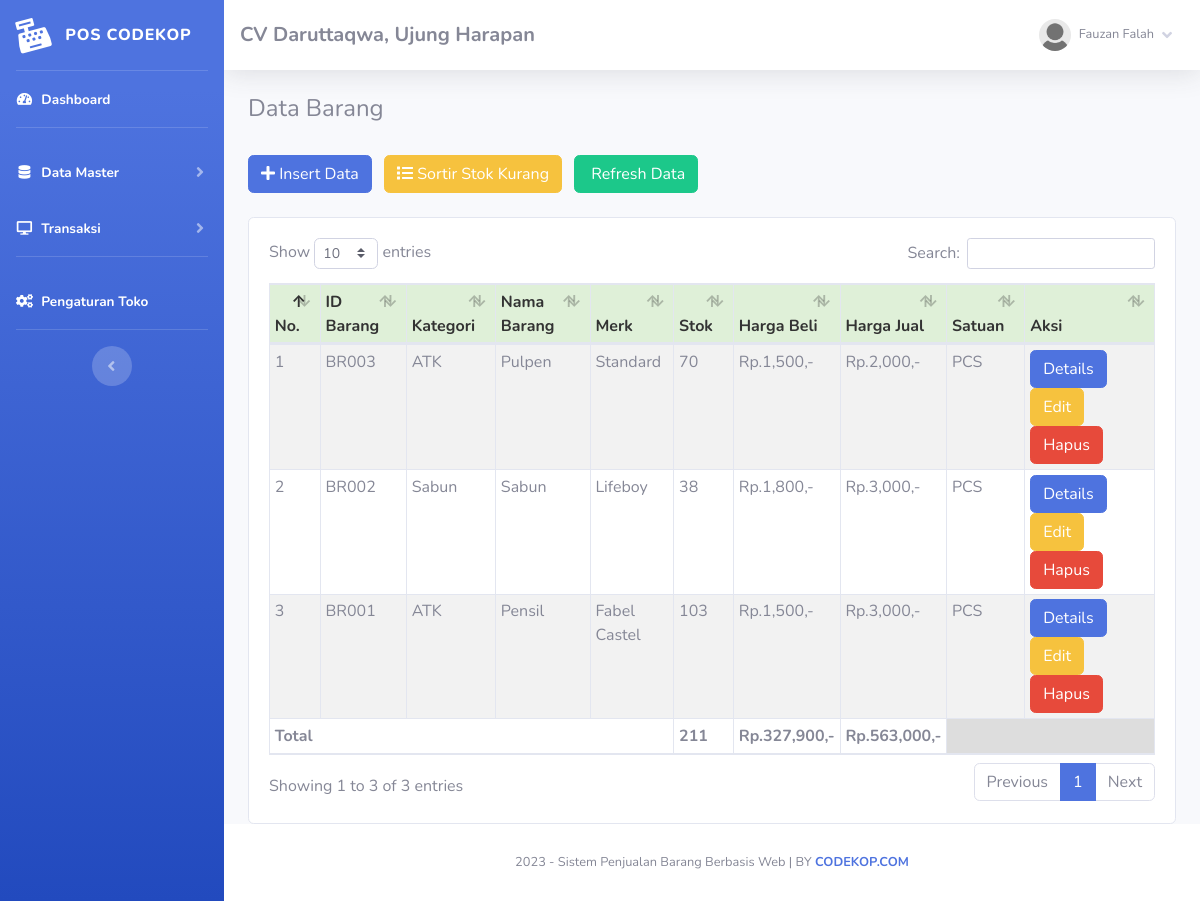
Page /index.php?page=barang (signed in) on the earlier database version.
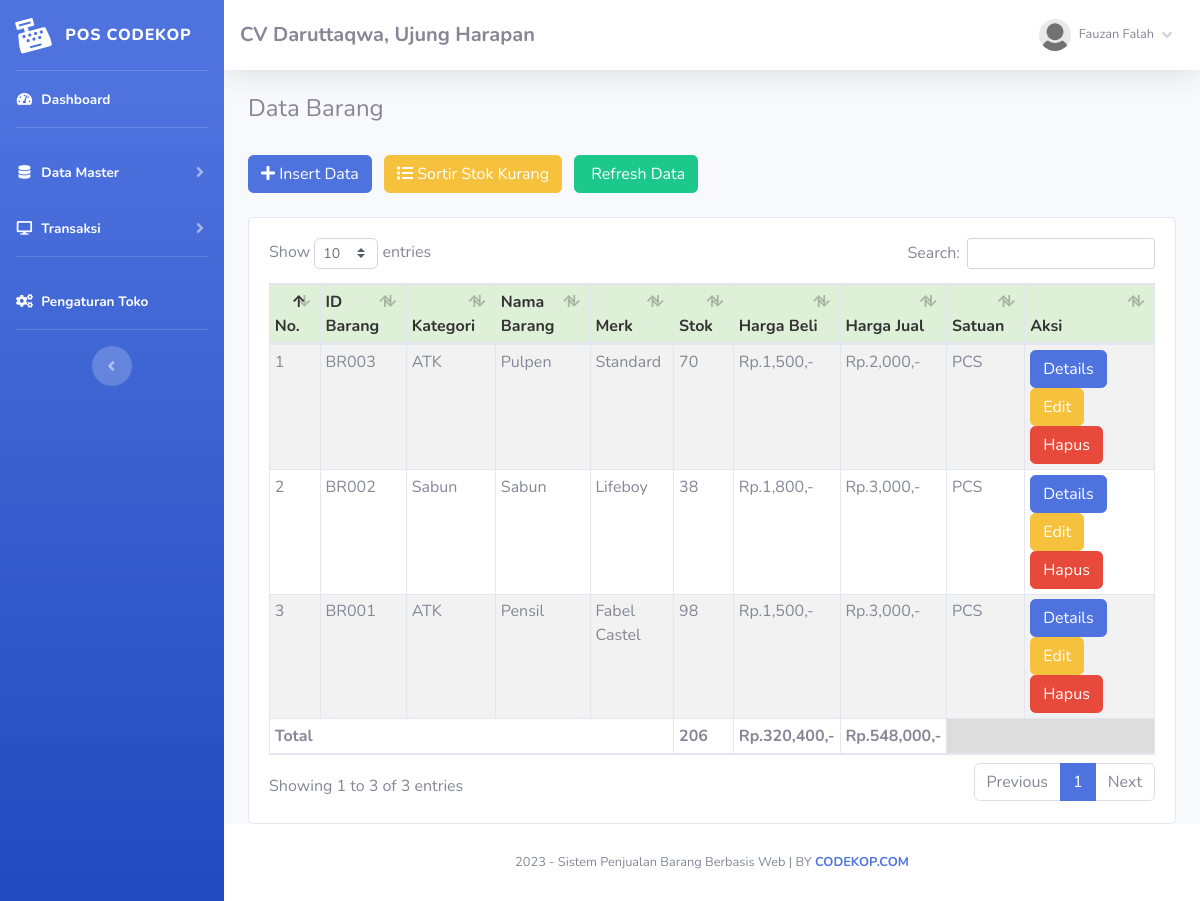
Same page on the later database version.
### tables this page shows
CREATE TABLE `toko` (
  `id_toko` int(11) NOT NULL AUTO_INCREMENT,
  `nama_toko` varchar(255) NOT NULL,
  `alamat_toko` text NOT NULL,
  `tlp` varchar(255) NOT NULL,
  `nama_pemilik` varchar(255) NOT NULL,
  PRIMARY KEY (`id_toko`)
);

CREATE TABLE `member` (
  `id_member` int(11) NOT NULL AUTO_INCREMENT,
  `nm_member` varchar(255) NOT NULL,
  `alamat_member` text NOT NULL,
  `telepon` varchar(255) NOT NULL,
  `email` varchar(255) NOT NULL,
  `gambar` text NOT NULL,
  `NIK` text NOT NULL,
  PRIMARY KEY (`id_member`)
);

CREATE TABLE `barang` (
  `id` int(11) NOT NULL AUTO_INCREMENT,
  `id_barang` varchar(255) NOT NULL,
  `id_kategori` int(11) NOT NULL,
  `nama_barang` text NOT NULL,
  `merk` varchar(255) NOT NULL,
  `harga_beli` varchar(255) NOT NULL,
  `harga_jual` varchar(255) NOT NULL,
  `satuan_barang` varchar(255) NOT NULL,
  `stok` text NOT NULL,
  `tgl_input` varchar(255) NOT NULL,
  `tgl_update` varchar(255) DEFAULT NULL,
  PRIMARY KEY (`id`)
);

CREATE TABLE `kategori` (
  `id_kategori` int(11) NOT NULL AUTO_INCREMENT,
  `nama_kategori` varchar(255) NOT NULL,
  `tgl_input` varchar(255) NOT NULL,
  PRIMARY KEY (`id_kategori`)
);

### fungsi/view/view.php (called while the page is built, shortened)
<?php
class view
{
    protected $db;
    public function __construct($db)
    {
        $this->db = $db;
    }
    public function member_edit($id)
    {
        $sql = "select member.*, login.*
                from member inner join login on member.id_member = login.id_member
                where member.id_member= ?";
        $row = $this-> db -> prepare($sql);
        $row -> execute(array($id));
        $hasil = $row -> fetch();
        return $hasil;
    }
    public function toko()
    {
        $sql = "select*from toko where id_toko='1'";
        $row = $this-> db -> prepare($sql);
        $row -> execute();
        $hasil = $row -> fetch();
        return $hasil;
    }
    public function barang()
    {
        $sql = "select barang.*, kategori.id_kategori, kategori.nama_kategori
                from barang inner join kategori on barang.id_kategori = kategori.id_kategori
                ORDER BY id DESC";
        $row = $this-> db -> prepare($sql);
        $row -> execute();
        $hasil = $row -> fetchAll();
        return $hasil;
    }
}

### admin/module/barang/index.php (the view, shortened to what this page needs)
   <h4>Data Barang</h4>
   <br />
   <button type="button" class="btn btn-primary btn-md mr-2" data-toggle="modal" data-target="#myModal">
       <i class="fa fa-plus"></i> Insert Data</button>
   <a href="index.php?page=barang&stok=yes" class="btn btn-warning btn-md mr-2">
       <i class="fa fa-list"></i> Sortir Stok Kurang</a>
   <a href="index.php?page=barang" class="btn btn-success btn-md">
       <i class="fa fa-refresh"></i> Refresh Data</a>
   <br />
   <div class="card card-body">
       <div class="table-responsive">
           <table class="table table-bordered table-striped table-sm" id="example1">
               <thead>
                   <tr style="background:#DFF0D8;color:#333;">
                       <th>No.</th>
                       <th>ID Barang</th>
                       <th>Kategori</th>
                       <th>Nama Barang</th>
                       <th>Merk</th>
                       <th>Stok</th>
                       <th>Harga Beli</th>
                       <th>Harga Jual</th>
                       <th>Satuan</th>
                       <th>Aksi</th>
                   </tr>
               </thead>
               <tbody>
                   <?php
	$totalBeli = 0;
	$totalJual = 0;
	$totalStok = 0;
	if($_GET['stok'] == 'yes')
	{
		$hasil = $lihat -> barang_stok();
	}else{
		$hasil = $lihat -> barang();
	}
	$no=1;
	foreach($hasil as $isi) {
?>
                   <tr>
                       <td><?php echo $no;?></td>
                       <td><?php echo $isi['id_barang'];?></td>
                       <td><?php echo $isi['nama_kategori'];?></td>
                       <td><?php echo $isi['nama_barang'];?></td>
                       <td><?php echo $isi['merk'];?></td>
                       <td>
                           <?php if($isi['stok'] == '0'){?>
                           <button class="btn btn-danger"> Habis</button>
                           <?php }else{?>
                           <?php echo $isi['stok'];?>
                           <?php }?>
                       </td>
                       <td>Rp.<?php echo number_format($isi['harga_beli']);?>,-</td>
                       <td>Rp.<?php echo number_format($isi['harga_jual']);?>,-</td>
                       <td> <?php echo $isi['satuan_barang'];?></td>
                       <td>
                           <?php if($isi['stok'] <=  '3'){?>
                           <form method="POST" action="fungsi/edit/edit.php?stok=edit">
                               <input type="text" name="restok" class="form-control">
                               <input type="hidden" name="id" value="<?php echo $isi['id_barang'];?>"
                                   class="form-control">
                               <button class="btn btn-primary btn-sm">
                                   Restok
                               </button>
                               <a href="fungsi/hapus/hapus.php?barang=hapus&id=<?php echo $isi['id_barang'];?>"
                                   onclick="javascript:return confirm('Hapus Data barang ?');">
                                   <button class="btn btn-danger btn-sm">Hapus</button></a>
                           </form>
                           <?php }else{?>
                           <a href="index.php?page=barang/details&barang=<?php echo $isi['id_barang'];?>"><button
                                   class="btn btn-primary btn-xs">Details</button></a>
                           <a href="index.php?page=barang/edit&barang=<?php echo $isi['id_barang'];?>"><button
                                   class="btn btn-warning btn-xs">Edit</button></a>
                           <a href="fungsi/hapus/hapus.php?barang=hapus&id=<?php echo $isi['id_barang'];?>"
                               onclick="javascript:return confirm('Hapus Data barang ?');"><button
                                   class="btn btn-danger btn-xs">Hapus</button></a>
                           <?php }?>
                   </tr>
                   <?php
		$no++;
		$totalBeli += $isi['harga_beli'] * $isi['stok'];
		$totalJual += $isi['harga_jual'] * $isi['stok'];
		$totalStok += $isi['stok'];
	}
?>
               </tbody>
               <tfoot>
                   <tr>
                       <th colspan="5">Total </td>
                       <th><?php echo $totalStok;?></td>
                       <th>Rp.<?php echo number_format($totalBeli);?>,-</td>
                       <th>Rp.<?php echo number_format($totalJual);?>,-</td>
                       <th colspan="2" style="background:#ddd"></th>
                   </tr>
               </tfoot>
           </table>
       </div>
   </div>

### index.php (shortened to what this page needs)
<?php
	if(!empty($_SESSION['admin'])){
		require 'config.php';
		$lihat = new view($config);
		$toko = $lihat -> toko();
			include 'admin/template/header.php';
			include 'admin/template/sidebar.php';
				if(!empty($_GET['page'])){
					include 'admin/module/'.$_GET['page'].'/index.php';
				}else{
					include 'admin/template/home.php';
				}
			include 'admin/template/footer.php';
	}else{
		echo '<script>window.location="login.php";</script>';
	}
?>

### admin/template/header.php (shortened to what this page needs)
<!DOCTYPE html>
<html lang="en">
<head>
    <link href="sb-admin/vendor/fontawesome-free/css/all.min.css" rel="stylesheet" type="text/css">
    <link href="sb-admin/css/sb-admin-2.min.css" rel="stylesheet">
    <link rel="stylesheet" href="sb-admin/vendor/datatables/dataTables.bootstrap4.css" />
</head>
<body id="page-top">
    <div id="wrapper">

### admin/template/sidebar.php (shortened to what this page needs)
<?php
    $id = $_SESSION['admin']['id_member'];
    $hasil_profil = $lihat -> member_edit($id);
?>
<ul class="navbar-nav bg-gradient-primary sidebar sidebar-dark accordion" id="accordionSidebar">
    <a class="sidebar-brand d-flex align-items-center justify-content-center" href="index.php">
        <div class="sidebar-brand-icon rotate-n-15">
            <i class="fas fa-cash-register"></i>
        </div>
        <div class="sidebar-brand-text mx-3">POS Codekop<sup></sup></div>
    </a>
    <hr class="sidebar-divider my-0">
    <li class="nav-item active">
        <a class="nav-link" href="index.php">
            <i class="fas fa-fw fa-tachometer-alt"></i>
            <span>Dashboard</span></a>
    </li>
    <hr class="sidebar-divider">
    <li class="nav-item active">
        <a class="nav-link collapsed" href="#" data-toggle="collapse" data-target="#collapseTwo" aria-expanded="true"
            aria-controls="collapseTwo">
            <i class="fas fa-fw fa-database"></i>
            <span>Data Master</span>
        </a>
    </li>
    <li class="nav-item active">
        <a class="nav-link collapsed" href="#" data-toggle="collapse" data-target="#collapse3" aria-expanded="true"
            aria-controls="collapse3">
            <i class="fas fa-fw fa-desktop"></i>
            <span>Transaksi</span>
        </a>
    </li>
    <hr class="sidebar-divider">
    <li class="nav-item active">
        <a class="nav-link" href="index.php?page=pengaturan">
            <i class="fas fa-fw fa-cogs"></i>
            <span>Pengaturan Toko</span></a>
    </li>
    <hr class="sidebar-divider d-none d-md-block">
    <div class="text-center d-none d-md-inline">
        <button class="rounded-circle border-0" id="sidebarToggle"></button>
    </div>
</ul>
<div id="content-wrapper" class="d-flex flex-column">
    <div id="content">
        <nav class="navbar navbar-expand navbar-light bg-white topbar mb-4 static-top shadow">
            <h5 class="d-lg-block d-none mt-2"><b><?php echo $toko['nama_toko'];?>, <?php echo $toko['alamat_toko'];?></b></h5>
            <ul class="navbar-nav ml-auto">
                <li class="nav-item dropdown no-arrow">
                    <a class="nav-link dropdown-toggle" href="#" id="userDropdown" role="button" data-toggle="dropdown"
                        aria-haspopup="true" aria-expanded="false">
                        <img class="img-profile rounded-circle"
                            src="assets/img/user/<?php echo $hasil_profil['gambar'];?>">
                        <span
                            class="mr-2 d-none d-lg-inline text-gray-600 small ml-2"><?php echo $hasil_profil['nm_member'];?></span>
                        <i class="fas fa-angle-down"></i>
                    </a>
                </li>
            </ul>
        </nav>
        <div class="container-fluid">

### admin/template/footer.php (shortened to what this page needs)
 </div>
 </div>
 <footer class="sticky-footer bg-white">
     <div class="container my-auto">
         <div class="copyright text-center my-auto">
             <span>
                 <?php echo date('Y');?> - Sistem Penjualan Barang Berbasis Web |
                 BY <b><a href="https://codekop.com" target="_blank">CODEKOP.COM</a></b>
             </span>
         </div>
     </div>
 </footer>
 </div>
 </div>
</body>
</html>

Differences in the rows shown:
changed barang "BR001": stok "103" → "98"
Other differences:
$totalStok: "211" → "206"
$totalBeli: "327,900" → "320,400"
$totalJual: "563,000" → "548,000"
